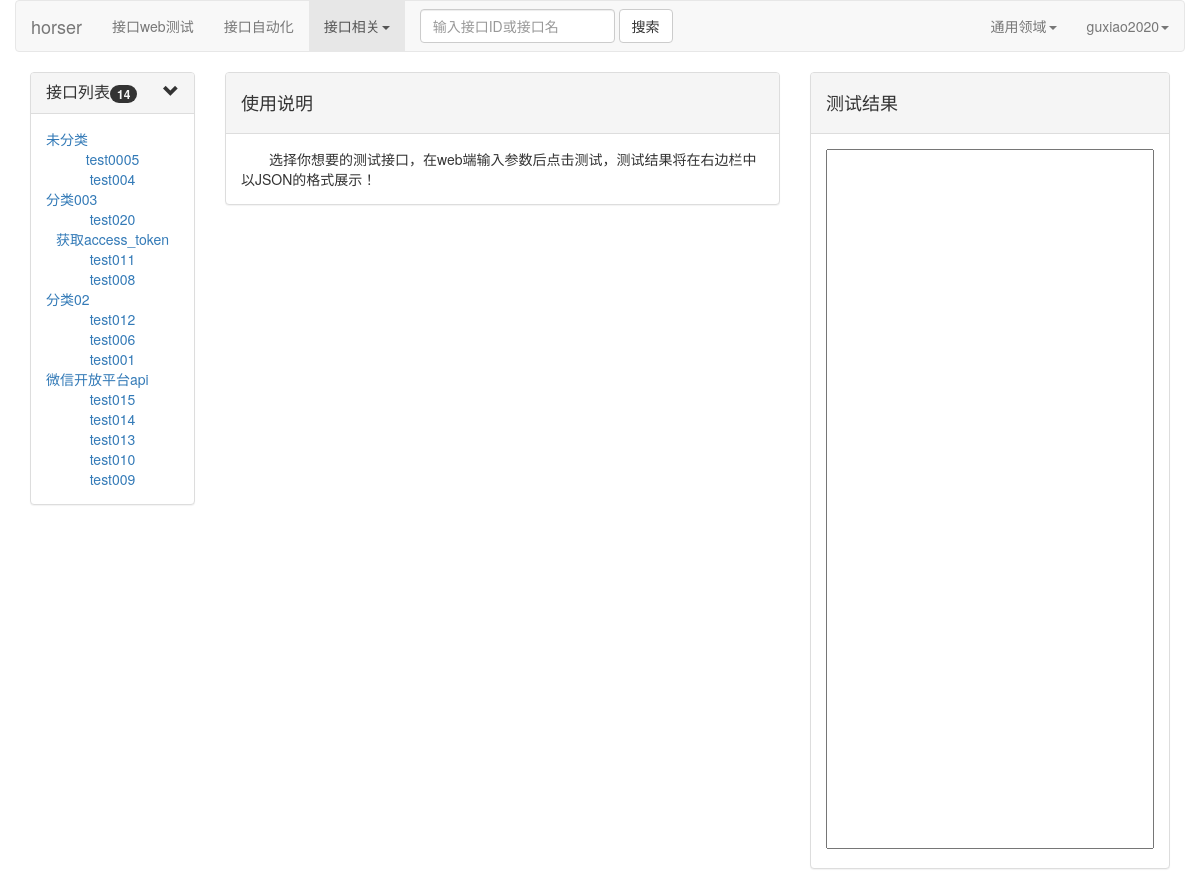
The page /interface_webtest/ (signed in) on the database its author committed.
### horsequick/models.py (models this page shows)
class Domain_Info(models.Model):
    domain_name = models.CharField(max_length=50,verbose_name="领域名")
    domain_brief = models.CharField(max_length=100,verbose_name="领域简介",null=True)
    class Meta:
        verbose_name = "领域表"
        ordering = ['-id']

class Interface_Info(models.Model):
    interface_name = models.CharField(max_length=20,verbose_name="接口名")
    interface_type = models.CharField(max_length=20,verbose_name="接口类型")
    interface_url = models.CharField(max_length=150,verbose_name="接口url")
    interface_mock = models.CharField(max_length=200,verbose_name="接口url",null=True)
    input_field_list = models.CharField(max_length=200,verbose_name="输入字段列表",null=True)
    input_need_list = models.CharField(max_length=200,verbose_name="输入字段必需列表",null=True)
    input_demo_list = models.CharField(max_length=200,verbose_name="输入字段实例列表",null=True)
    assert_field_list = models.CharField(max_length=200,verbose_name="断言字段列表",null=True)
    match_list = models.CharField(max_length=200,verbose_name="匹配内容列表",null=True)
    assert_result_list = models.CharField(max_length=200,verbose_name="断言结果列表",null=True)
    belong_subsys = models.ForeignKey(Sub_Sys_Info,on_delete=models.SET_NULL, verbose_name="所属子系统",null=True)
    belong_domain = models.ForeignKey(Domain_Info, on_delete=models.SET_DEFAULT, verbose_name="所属领域",default="1")
    belong_category = models.ForeignKey(Category_Info, on_delete=models.SET_NULL, verbose_name="所属类别",null=True)
    created_person = models.CharField(max_length=30,verbose_name="创建人")
    updated_person = models.CharField(max_length=30, verbose_name="更新人",null=True)
    created_time = models.DateTimeField(verbose_name="创建时间")
    updated_time = models.DateTimeField(verbose_name="更新时间",null=True)
    class Meta:
        verbose_name = "接口信息表"
        ordering = ['-updated_time']

### horsequick/views.py (the view)
# urls.py: url(r'^interface_webtest/$', interface_webtest, name='interface_webtest'),
@check_login
def interface_webtest(request,**show):
    if request.method == "GET":
            html = 'interface_webtest.html'
            interface_info_with_domain = show["interface_info"]
            return render(request, html,{"show": show,"interface_info_with_domain":interface_info_with_domain})

### horsequick/templates/interface_webtest.html (shortened to what this page needs)
<!DOCTYPE html>
<html lang="en">
    {% extends 'horser_webtest_base.html' %}
    {% block headmessage %}
    使用说明
    {% endblock %}
    {% block content %}
        <span style="padding-left: 2em">选择你想要的测试接口，在web端输入参数后点击测试，测试结果将在右边栏中以JSON的格式展示！</span>
    {% endblock %}

### horsequick/templates/horser_webtest_base.html (shortened to what this page needs)
<!DOCTYPE html>
<html lang="en">
<head>
    <link rel="stylesheet" href="https://cdn.staticfile.org/twitter-bootstrap/3.3.7/css/bootstrap.min.css">
    <link rel="stylesheet" href="/static/css/horsergo.css">
    {% include 'header.html' %}
</head>
<body>
        <div class="container">
            <div class="row">
                 <div class="col-md-2 col-lg-2">
                    <div class="panel-group" id="accordion">
                        <div class="panel panel-default">
                            <div class="panel-heading">
                                <h4 class="panel-title">
                                    <a data-toggle="collapse" data-parent="#accordion"
                                       href="#collapse_one">
                                        接口列表<span class="pull-right glyphicon glyphicon-chevron-down"></span><span class="badge">{{ show.interface_nums }}</span>
                                    </a>
                                </h4>
                            </div>
                            <div id="collapse_one" class="panel-collapse collapse in">
                                <div class="panel-body" style="text-align: left">
                                    {% for k,v in interface_info_with_domain.items  %}
                                        {% if k == None %}
                                        <a href="#interface_collapse_{{k}}" data-toggle="collapse" data-parent="collapse_one">未分类</a><br>
                                        {% else %}
                                        <a href="#interface_collapse_{{k}}" data-toggle="collapse" data-parent="collapse_one">{{k}}</a><br>
                                        {% endif %}
                                        <div id="interface_collapse_{{k}}" class="panel-collapse collapse in">
                                        {% for i in v %}
                                            <div style="text-align: center">
                                                <a href="/interface_webtest_detail/{{ i.id }}" >{{i.interface_name}}</a>
                                            </div>
                                        {% endfor %}
                                        </div>
                                    {% endfor %}
                                </div>
                            </div>
                        </div>
                    </div>
                 </div>
                <div class="col-md-6 col-lg-6">
                    <div class="panel panel-default">
                        <div class="panel-heading">
                            <h4>{% block headmessage %}{% endblock %}</h4>
                        </div>
                        <div class=" panel-body">
                            {% block content %}{% endblock %}
                        </div>
                    </div>
                </div>
                <div class="col-md-4 col-lg-4">
                    <div class="panel panel-default">
                        <div class="panel-heading">
                            <h4>测试结果</h4>
                        </div>
                        <div class=" panel-body">
                            <label for="testresult"></label><textarea id="testresult" style="width: 100% ;height: 700px;overflow: auto;resize: none"></textarea>
                        </div>
                    </div>
                </div>
            </div>
        </div>
</body>
</html>

### horsequick/templates/header.html (shortened to what this page needs)
<!DOCTYPE html>
<html lang="en">
<div class="container">
        <div class="row clearfix">
                <nav class="navbar navbar-default" role="navigation">
                    <div class="navbar-header">
                         <a class="navbar-brand" href="/">horser</a>
                    </div>
                    <div class="collapse navbar-collapse" id="bs-example-navbar-collapse-1">
                        <ul class="nav navbar-nav">
                            <li >
                                 <a href="/interface_webtest/">接口web测试</a>
                            </li>
                            <li>
                                 <a href="#">接口自动化</a>
                            </li>
                            <li class="dropdown active">
                                 <a href="#" class="dropdown-toggle" data-toggle="dropdown">接口相关<strong class="caret"></strong></a>
                            </li>
                        </ul>
                        <form class="navbar-form navbar-left" role="search">
                            <div class="form-group">
                                <input type="text" class="form-control" placeholder="输入接口ID或接口名"/>
                            </div> <button type="submit" class="btn btn-default">搜索</button>
                        </form>
                        <ul class="nav navbar-nav navbar-right">
                            <li class="dropdown">
                                <a href="#" class="dropdown-toggle" data-toggle="dropdown">{{show.domain_name}}<strong class="caret"></strong></a>
                            </li>
                            <li class="dropdown">
                                 <a href="#" class="dropdown-toggle" data-toggle="dropdown">{{ show.user_name }}<strong class="caret"></strong></a>
                            </li>
                        </ul>
                    </div>
                </nav>
        </div>
</div>
</html>

### rows shown on the page
Domain_Info: domain_name "通用领域"
Interface_Info: interface_name "test0005"
Interface_Info: interface_name "test004"
Interface_Info: k "分类003", interface_name "test020"
Interface_Info: interface_name "获取access_token"
Interface_Info: interface_name "test011"
Interface_Info: interface_name "test008"
Interface_Info: k "分类02", interface_name "test012"
Interface_Info: interface_name "test006"
Interface_Info: interface_name "test001"
Interface_Info: k "微信开放平台api", interface_name "test015"
Interface_Info: interface_name "test014"
Interface_Info: interface_name "test013"
Interface_Info: interface_name "test010"
Interface_Info: interface_name "test009"

### other values the page prints
{{ show.user_name }} "guxiao2020"
{{ show.interface_nums }} "14"
